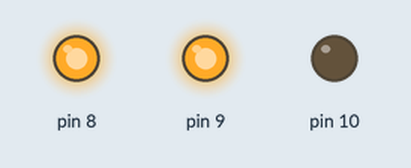
Simulated run of this sketch. Board: Arduino Uno, built with avr-gcc and run on an emulated ATmega328P. Parts: output pins drawn as LEDs (lit = HIGH).

Above: at 0.5 s.
At 2.5 s:
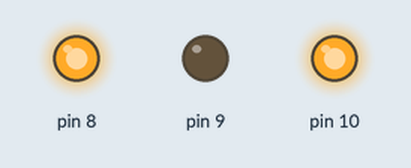
At 3.5 s:
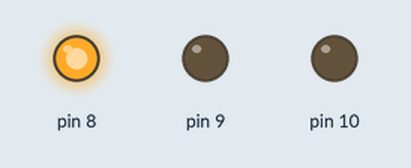
Timing chart, 0 to 5.2 s (numbered marks = the images above):
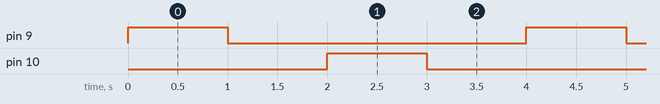

The sketch:

simpeldc.ino
```cpp
void setup() {
  pinMode(8,OUTPUT);
  pinMode(9,OUTPUT);
  pinMode(10,OUTPUT);

  digitalWrite(8,HIGH);

}

void loop() {
  digitalWrite(9,HIGH);
  digitalWrite(10,LOW);
  delay(1000);

  digitalWrite(9,LOW);
  digitalWrite(10,LOW);
  delay(1000);

  digitalWrite(9,LOW);
  digitalWrite(10,HIGH);
  delay(1000);

  digitalWrite(9,LOW);
  digitalWrite(10,LOW);
  delay(1000);
}
```

Measured:
- by itself, pin 9, pin 10: alternates HIGH for 1.0 s and LOW for 3.0 s
- by itself, everything shown: repeats every 4.0 s, in 4 steps
